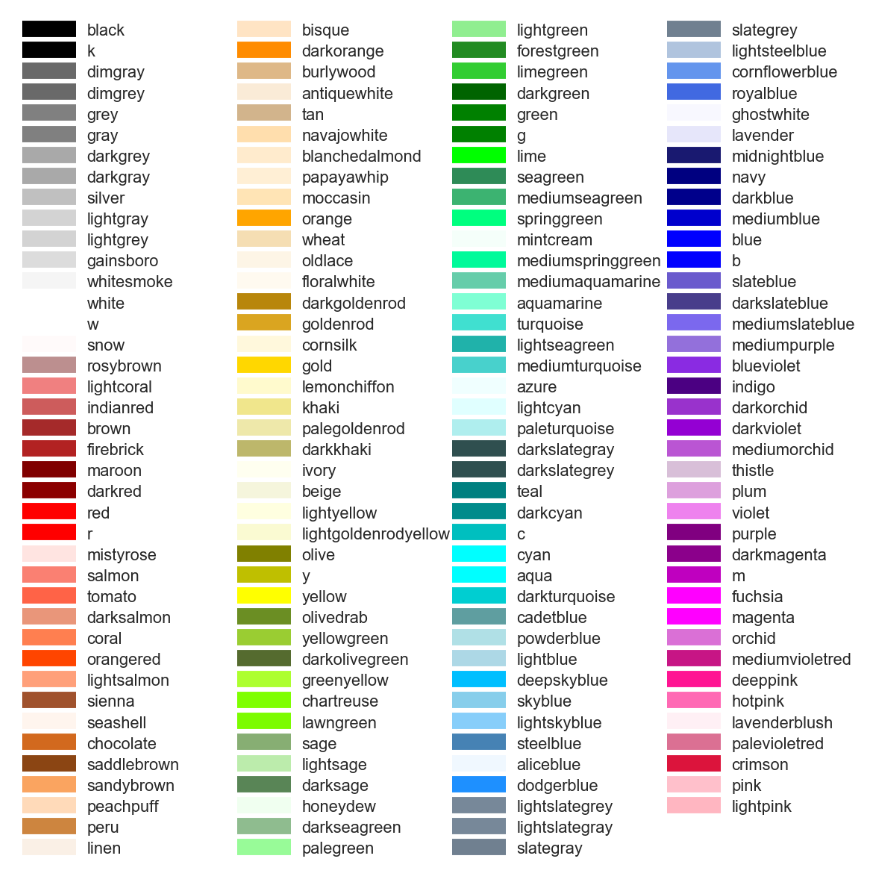
#> input picture Wait2Organize/plt_color.png, 873 x 874 px, given as the content of the folder ./dataset_800_200/test/rgb, which was not available
$ python cut_image.py
#> lines starting #> are read from the running program, lines starting #| are printed output that depends on the picture; pictures that were not available may be replaced by others from this repository, and a replacement may not be noted
#-*-coding:utf-8-*-
"""
这个代码用于分区域裁剪图片，自己设定裁剪区域，裁剪图片并另外保存
"""

from PIL import  Image
import numpy as np
import os
from PIL import Image


'''
获得文件路径列表
'''
def get_path_list(file_dir, fname):
    L = []
    for root, dirs, files in os.walk(file_dir):
        for file in sorted(files):    # 遍历文件目录下每一个文件
            if fname in file:  # 判断是否包含指定字符串
                L.append(os.path.join(root, file))

if __name__ == '__main__':
    dir = './dataset_800_200/test/rgb'  # 文件夹名
    dirs = os.listdir(dir)      #    ['(1).png', '(10).png', '(100).png', '(1000).png', '(1

    for file in dirs:
        print(file)
        count = 1
        # print(dir1)
        imgpath = dir + '/' + file
        # print(file_name)

        file_name = file.split(".")

        file_name = file_name[0]
        # print(type(file_name))

        image = Image.open(imgpath)
#> image is the input picture: PIL image 873x874 RGB; mean R, G, B 226.2, 225.3, 224.4

        region1 = (0, 0, 608, 176)
        region2 = (608, 0, 1216, 176)

        region3 = (0, 176, 608, 352)
        region4 = (608, 176, 1216, 352)

        # 裁切图片
        cropImg1 = image.crop(region1)
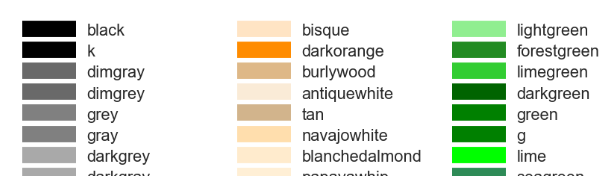
#> cropImg1: PIL image 608x176 RGB; mean R, G, B 221.1, 227.1, 215.9
        cropImg2 = image.crop(region2)
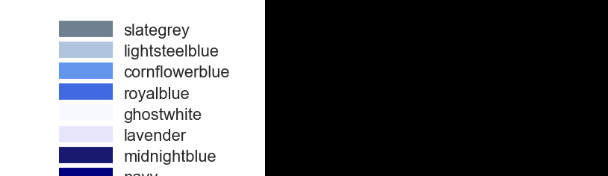
#> cropImg2: PIL image 608x176 RGB; mean R, G, B 98.8, 99.8, 103.3
        cropImg3 = image.crop(region3)
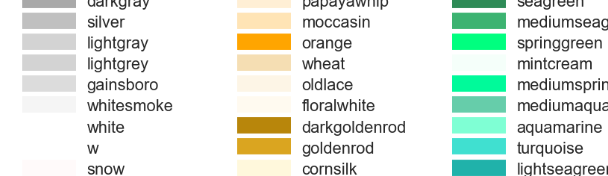
#> cropImg3: PIL image 608x176 RGB; mean R, G, B 225.9, 233.7, 225.4
        cropImg4 = image.crop(region4)
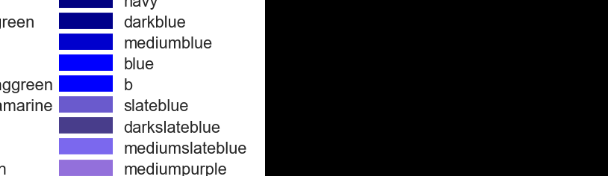
#> cropImg4: PIL image 608x176 RGB; mean R, G, B 91.2, 90.5, 101.6

        # 保存裁切后的图片
        cropImg1.save('./rgb/%s_%s.png' %(file_name, count))
        count += 1
        cropImg2.save('./rgb/%s_%s.png' %(file_name, count))
        count += 1
        cropImg3.save('./rgb/%s_%s.png' % (file_name, count))
        count += 1
        cropImg4.save('./rgb/%s_%s.png' % (file_name, count))
